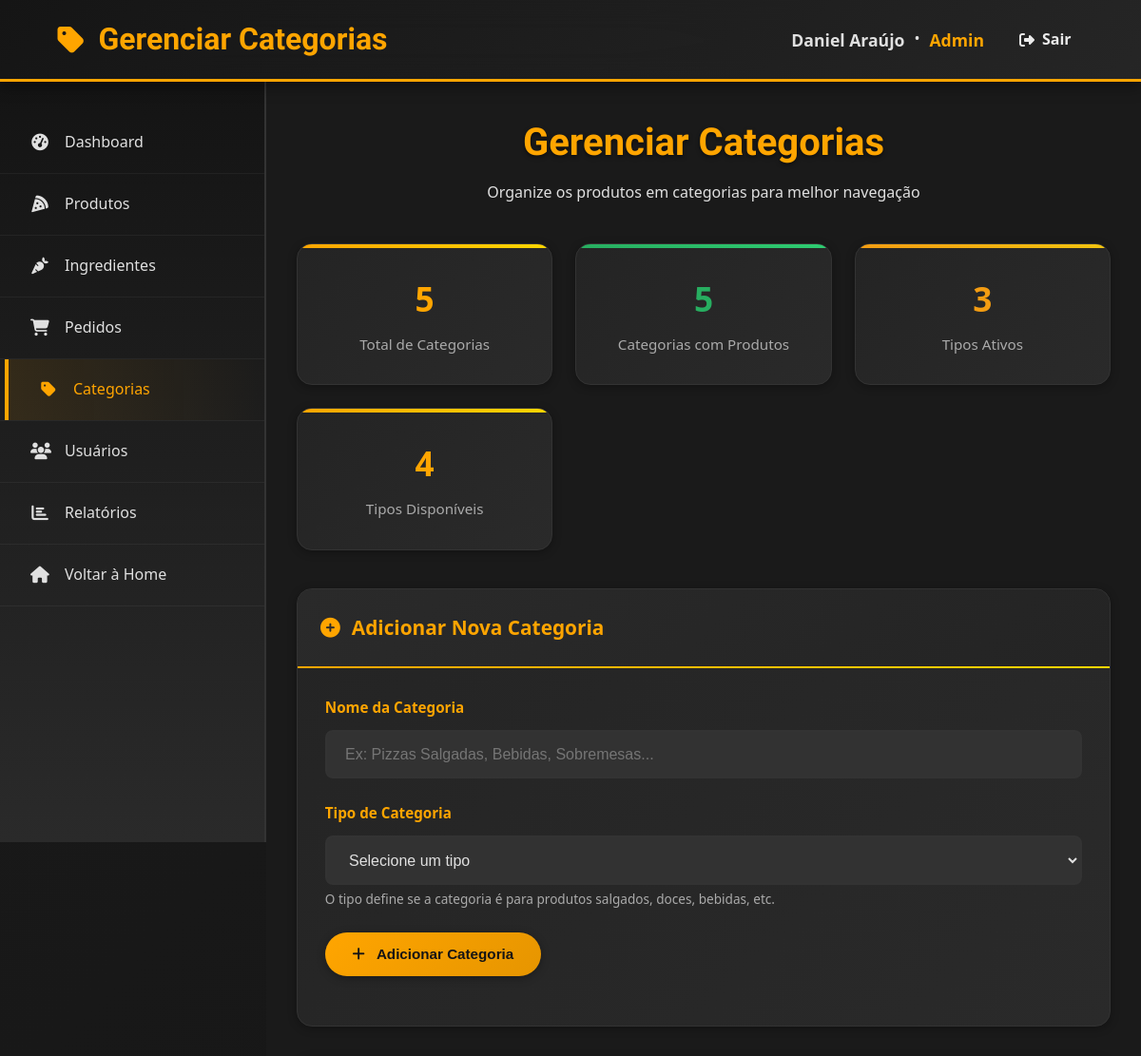
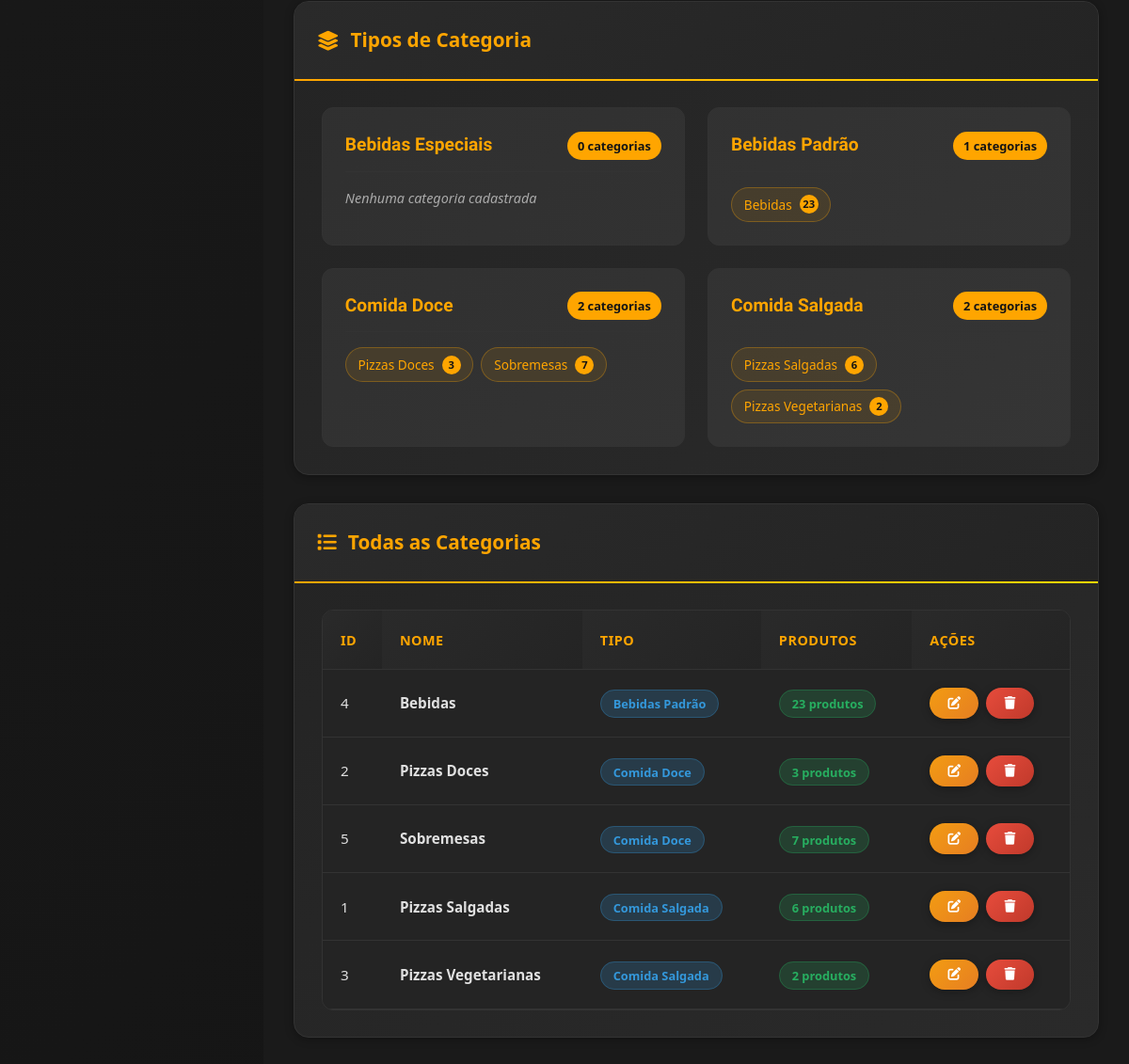
The page /restrito/funcionario/categorias.php (signed in) on the database its author committed (2 pictures, top to bottom).
### tables this page shows
CREATE TABLE tipos_categoria (
	id				INT NOT NULL AUTO_INCREMENT PRIMARY KEY,
    nome			VARCHAR(45)
);

CREATE TABLE categorias (
    id 				INT NOT NULL AUTO_INCREMENT PRIMARY KEY,
	tipo_id			INT NOT NULL,
    nome 			VARCHAR(45) NOT NULL,
    
    FOREIGN KEY (tipo_id) REFERENCES tipos_categoria(id)
);

### restrito/funcionario/categorias.php (the view, shortened to what this page needs)
<?php
include "../conexao.php";
$sql_categorias = "SELECT c.*, t.nome as tipo_nome
                    FROM categorias c
                    LEFT JOIN tipos_categoria t ON c.tipo_id = t.id
                    ORDER BY t.nome, c.nome";
$result_categorias = mysqli_query($conn, $sql_categorias);
$categorias = mysqli_fetch_all($result_categorias, MYSQLI_ASSOC);
$sql_tipos = "SELECT * FROM tipos_categoria ORDER BY nome";
$result_tipos = mysqli_query($conn, $sql_tipos);
$tipos = mysqli_fetch_all($result_tipos, MYSQLI_ASSOC);
$sql_contagem = "SELECT id_categoria, COUNT(*) as total FROM produtos GROUP BY id_categoria";
$result_contagem = mysqli_query($conn, $sql_contagem);
$contagem_produtos = [];
while ($row = mysqli_fetch_assoc($result_contagem)) {
    $contagem_produtos[$row['id_categoria']] = $row['total'];
}
$total_categorias = count($categorias);
$categorias_com_produtos = count($contagem_produtos);
$tipos_ativos = count(array_unique(array_column($categorias, 'tipo_id')));
?>
<!DOCTYPE html>
<html lang="pt-BR">
<head>
    <link rel="stylesheet" href="https://cdnjs.cloudflare.com/ajax/libs/font-awesome/6.0.0/css/all.min.css">
    <link rel="stylesheet" href="../assets/css/funcionario.css">
</head>
<body>
    <header class="admin-header">
        <nav class="admin-nav">
            <div class="admin-logo">
                <h1><i class="fas fa-tag"></i> Gerenciar Categorias</h1>
            </div>
            <div class="admin-user">
                <div class="admin-user-info">
                    <div class="admin-user-name"><?php echo htmlspecialchars($_SESSION['nome']); ?></div>
                    &bull;
                    <div class="admin-user-role"><?php echo htmlspecialchars($_SESSION['class_nome']); ?></div>
                </div>
                <a href="../../logout.php" class="logout-btn">
                    <i class="fas fa-sign-out-alt"></i> Sair
                </a>
            </div>
        </nav>
    </header>
    <div class="admin-container">
        <aside class="admin-sidebar">
            <ul class="admin-menu">
                <li><a href="index.php"><i class="fas fa-tachometer-alt"></i> Dashboard</a></li>
                <li><a href="produtos.php"><i class="fas fa-pizza-slice"></i> Produtos</a></li>
                <li><a href="ingredientes.php"><i class="fas fa-carrot"></i> Ingredientes</a></li>
                <li><a href="pedidos.php"><i class="fas fa-shopping-cart"></i> Pedidos</a></li>
                <li><a href="#" class="active"><i class="fas fa-tag"></i> Categorias</a></li>
                <li><a href="usuarios.php"><i class="fas fa-users"></i> Usuários</a></li>
                <li><a href="relatorios.php"><i class="fas fa-chart-bar"></i> Relatórios</a></li>
                <li><a href="../index.php"><i class="fas fa-home"></i> Voltar à Home</a></li>
            </ul>
        </aside>
        <main class="admin-content">
            <div class="page-header">
                <div>
                    <h1 class="page-title">Gerenciar Categorias</h1>
                    <p>Organize os produtos em categorias para melhor navegação</p>
                </div>
            </div>
            <div class="stats-cards">
                <div class="stat-card">
                    <span class="stat-number"><?php echo $total_categorias; ?></span>
                    <span class="stat-label">Total de Categorias</span>
                </div>
                <div class="stat-card success">
                    <span class="stat-number"><?php echo $categorias_com_produtos; ?></span>
                    <span class="stat-label">Categorias com Produtos</span>
                </div>
                <div class="stat-card warning">
                    <span class="stat-number"><?php echo $tipos_ativos; ?></span>
                    <span class="stat-label">Tipos Ativos</span>
                </div>
                <div class="stat-card info">
                    <span class="stat-number"><?php echo count($tipos); ?></span>
                    <span class="stat-label">Tipos Disponíveis</span>
                </div>
            </div>
            <div class="admin-cards-container">
                <div class="admin-sections">
                    <section class="section-card">
                        <div class="section-header">
                            <h2><i class="fas fa-plus-circle"></i>
                                <span id="formTitle">Adicionar Nova Categoria</span>
                            </h2>
                        </div>
                        <div class="section-content">
                            <form method="POST" id="categoriaForm">
                                <div class="form-group">
                                    <label for="nome">Nome da Categoria</label>
                                    <input type="text" class="form-control" id="nome" name="nome"
                                        placeholder="Ex: Pizzas Salgadas, Bebidas, Sobremesas..." required>
                                </div>
                                <div class="form-group">
                                    <label for="tipo_id">Tipo de Categoria</label>
                                    <select class="form-control" id="tipo_id" name="tipo_id" required>
                                        <option value="">Selecione um tipo</option>
                                    </select>
                                    <small class="form-text">O tipo define se a categoria é para produtos salgados, doces, bebidas, etc.</small>
                                </div>
                                <div class="form-group">
                                    <button type="submit" name="adicionar_categoria" class="btn btn-primary" id="submitBtn">
                                        <i class="fas fa-plus"></i> Adicionar Categoria
                                    </button>
                                </div>
                            </form>
                        </div>
                    </section>
                    <section class="section-card">
                        <div class="section-header">
                            <h2><i class="fas fa-layer-group"></i> Tipos de Categoria</h2>
                        </div>
                        <div class="section-content">
                            <div class="tipos-grid">
                                <?php foreach ($tipos as $tipo):
                                    $categorias_tipo = array_filter($categorias, function ($cat) use ($tipo) {
                                        return $cat['tipo_id'] == $tipo['id'];
                                    });
                                ?>
                                    <div class="tipo-card">
                                        <div class="tipo-header">
                                            <h3><?php echo htmlspecialchars($tipo['nome']); ?></h3>
                                            <span class="badge"><?php echo count($categorias_tipo); ?> categorias</span>
                                        </div>
                                        <div class="tipo-categorias">
                                            <?php if (count($categorias_tipo) > 0): ?>
                                                <?php foreach ($categorias_tipo as $categoria): ?>
                                                    <span class="categoria-tag">
                                                        <?php echo htmlspecialchars($categoria['nome']); ?>
                                                        <?php if (isset($contagem_produtos[$categoria['id']])): ?>
                                                            <span class="produto-count"><?php echo $contagem_produtos[$categoria['id']]; ?></span>
                                                        <?php endif; ?>
                                                    </span>
                                                <?php endforeach; ?>
                                            <?php else: ?>
                                                <span class="sem-categorias">Nenhuma categoria cadastrada</span>
                                            <?php endif; ?>
                                        </div>
                                    </div>
                                <?php endforeach; ?>
                            </div>
                        </div>
                    </section>
                </div>
                <section class="section-card">
                    <div class="section-header">
                        <h2><i class="fas fa-list"></i> Todas as Categorias</h2>
                    </div>
                    <div class="section-content">
                        <div class="table-container">
                            <table>
                                <thead>
                                    <tr>
                                        <th>ID</th>
                                        <th>Nome</th>
                                        <th>Tipo</th>
                                        <th>Produtos</th>
                                        <th>Ações</th>
                                    </tr>
                                </thead>
                                <tbody>
                                    <?php if (empty($categorias)): ?>
                                        <tr>
                                            <td colspan="5" style="text-align: center; color: var(--text-muted); padding: 2rem;">
                                                Nenhuma categoria cadastrada
                                            </td>
                                        </tr>
                                    <?php else: ?>
                                        <?php foreach ($categorias as $categoria): ?>
                                            <tr>
                                                <td><?php echo $categoria['id']; ?></td>
                                                <td>
                                                    <strong><?php echo htmlspecialchars($categoria['nome']); ?></strong>
                                                </td>
                                                <td>
                                                    <span class="tipo-badge"><?php echo htmlspecialchars($categoria['tipo_nome']); ?></span>
                                                </td>
                                                <td>
                                                    <?php if (isset($contagem_produtos[$categoria['id']])): ?>
                                                        <span class="produto-count-badge">
                                                            <?php echo $contagem_produtos[$categoria['id']]; ?> produtos
                                                        </span>
                                                    <?php else: ?>
                                                        <span class="sem-produtos">0 produtos</span>
                                                    <?php endif; ?>
                                                </td>
                                                <td>
                                                    <div class="actions">
                                                        <button class="btn btn-warning btn-sm"
                                                            onclick="editarCategoria(<?php echo $categoria['id']; ?>)"
                                                            title="Editar">
                                                            <i class="fas fa-edit"></i>
                                                        </button>
                                                        <button class="btn btn-danger btn-sm"
                                                            onclick="confirmarExclusao(<?php echo $categoria['id']; ?>, '<?php echo htmlspecialchars($categoria['nome']); ?>')"
                                                            title="Excluir">
                                                            <i class="fas fa-trash"></i>
                                                        </button>
                                                    </div>
                                                </td>
                                            </tr>
                                        <?php endforeach; ?>
                                    <?php endif; ?>
                                </tbody>
                            </table>
                        </div>
                    </div>
                </section>
            </div>
        </main>
    </div>
</body>
</html>

### rows shown on the page
tipos_categoria: nome "Bebidas Especiais", count($categorias_tipo) "0", shows "Nenhuma categoria cadastrada"
tipos_categoria: nome "Bebidas Padrão", count($categorias_tipo) "1"
categorias: nome "Bebidas", id "23", id "4", tipo.nome "Bebidas Padrão"
tipos_categoria: nome "Comida Doce", count($categorias_tipo) "2"
categorias: nome "Pizzas Doces", id "3", id "2", tipo.nome "Comida Doce"
categorias: nome "Sobremesas", id "7", id "5", tipo.nome "Comida Doce"
tipos_categoria: nome "Comida Salgada", count($categorias_tipo) "2"
categorias: nome "Pizzas Salgadas", id "6", id "1", tipo.nome "Comida Salgada"
categorias: nome "Pizzas Vegetarianas", id "2", id "3", tipo.nome "Comida Salgada"

### other values the page prints
$_SESSION['nome'] "Daniel Araújo"
$_SESSION['class_nome'] "Admin"
$total_categorias "5"
$categorias_com_produtos "5"
$tipos_ativos "3"
count($tipos) "4"
